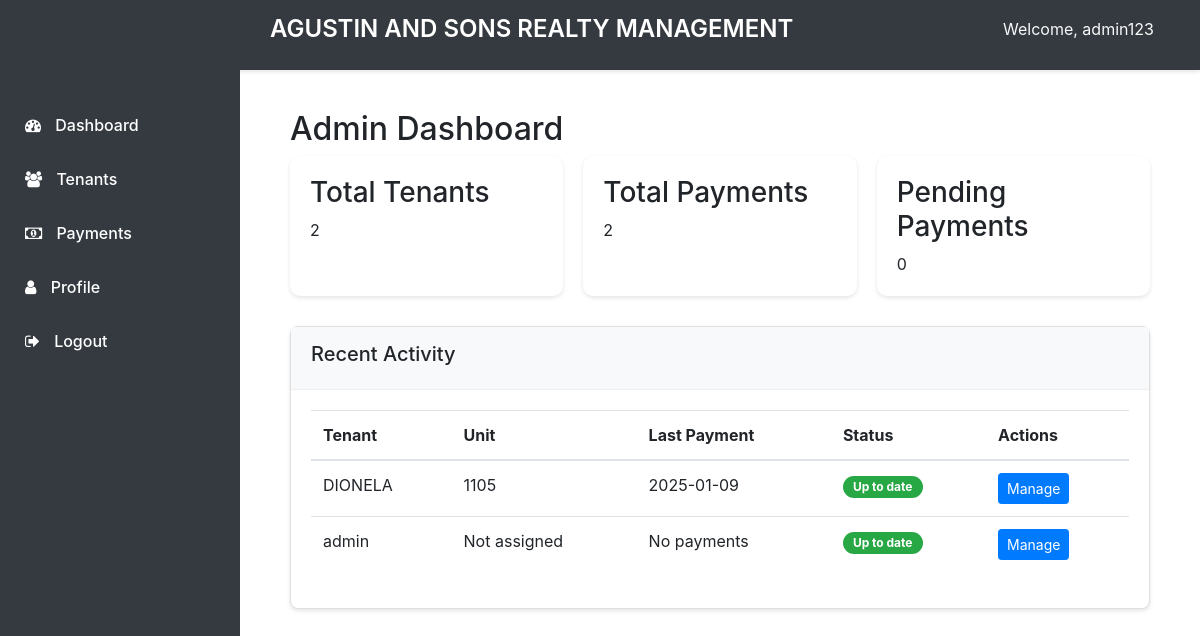
The app's page /admin/dashboard (signed in) with its own data.
### website/models.py (models this page shows, shortened)
class User(db.Model, UserMixin):
    id = db.Column(db.Integer, primary_key=True)
    email = db.Column(db.String(150), unique=True)
    password = db.Column(db.String(150))
    first_name = db.Column(db.String(150))
    phone = db.Column(db.String(20))
    profile_pic = db.Column(db.String(200))
    unit_number = db.Column(db.String(20))
    lease_start = db.Column(db.DateTime)
    date_joined = db.Column(db.DateTime, default=datetime.utcnow)
    notes = db.relationship('Note')
    payments = db.relationship('Payment', backref='user', lazy=True)
    role = db.Column(db.String(20), default='tenant')  # 'admin' or 'tenant'
    is_active = db.Column(db.Boolean, default=True)
    notifications = db.relationship('Notification', backref='user', lazy=True)
    def get_outstanding_balance(self):
        pending_payments = Payment.query.filter_by(
            user_id=self.id,
            status='pending'
        ).all()
        return sum(payment.amount for payment in pending_payments)
    def is_admin(self):
        return self.role == 'admin'

class Payment(db.Model):
    id = db.Column(db.Integer, primary_key=True)
    amount = db.Column(db.Float, nullable=False)
    date = db.Column(db.DateTime, default=datetime.utcnow)
    status = db.Column(db.String(20), default='pending')  # pending, paid, overdue
    reference = db.Column(db.String(50), unique=True)
    method = db.Column(db.String(50))  # gcash, bank_transfer, cash, credit_card
    user_id = db.Column(db.Integer, db.ForeignKey('user.id'))
    receipt_url = db.Column(db.String(200))
    notes = db.Column(db.String(500))

### website/views.py (the view)
@views.route('/admin/dashboard')
@login_required
@admin_required
def admin_dashboard():
    users = User.query.filter_by(role='tenant').all()
    total_payments = Payment.query.count()
    pending_payments = Payment.query.filter_by(status='pending').count()
    return render_template(
        'admin/dashboard.html',
        user=current_user,
        tenants=users,
        total_payments=total_payments,
        pending_payments=pending_payments
    )

### website/auth.py (called while the page is built)
def admin_required(f):
    @wraps(f)
    def decorated_function(*args, **kwargs):
        if not current_user.is_authenticated or not current_user.is_admin():
            flash('Access denied. Admin privileges required.', category='error')
            return redirect(url_for('views.home'))
        return f(*args, **kwargs)
    return decorated_function

### website/templates/admin/dashboard.html (shortened to what this page needs)
{% extends "base.html" %}
{% block content %}
<div class="admin-container">
    <h2>Admin Dashboard</h2>
    <div class="stats-grid">
        <div class="stat-card">
            <h3>Total Tenants</h3>
            <div class="value">{{ tenants|length }}</div>
        </div>
        <div class="stat-card">
            <h3>Total Payments</h3>
            <div class="value">{{ total_payments }}</div>
        </div>
        <div class="stat-card">
            <h3>Pending Payments</h3>
            <div class="value">{{ pending_payments }}</div>
        </div>
    </div>
    <div class="card">
        <div class="card-header">
            <h5>Recent Activity</h5>
        </div>
        <div class="card-body">
            <table class="table">
                <thead>
                    <tr>
                        <th>Tenant</th>
                        <th>Unit</th>
                        <th>Last Payment</th>
                        <th>Status</th>
                        <th>Actions</th>
                    </tr>
                </thead>
                <tbody>
                    {% for tenant in tenants %}
                    <tr>
                        <td>{{ tenant.first_name }}</td>
                        <td>{{ tenant.unit_number or 'Not assigned' }}</td>
                        <td>
                            {% set last_payment = tenant.payments|sort(attribute='date')|last %}
                            {% if last_payment %}
                                {{ last_payment.date.strftime('%Y-%m-%d') }}
                            {% else %}
                                No payments
                            {% endif %}
                        </td>
                        <td>
                            {% if tenant.get_outstanding_balance() > 0 %}
                                <span class="badge badge-warning">Payment Due</span>
                            {% else %}
                                <span class="badge badge-success">Up to date</span>
                            {% endif %}
                        </td>
                        <td>
                            <a href="{{ url_for('views.manage_tenant', tenant_id=tenant.id) }}"
                               class="btn btn-sm btn-primary">Manage</a>
                        </td>
                    </tr>
                    {% endfor %}
                </tbody>
            </table>
        </div>
    </div>
</div>
{% endblock %}

### website/templates/base.html (shortened to what this page needs)
<!DOCTYPE html>
<html>
  <head>
    <link
      rel="stylesheet"
      href="https://stackpath.bootstrapcdn.com/bootstrap/4.4.1/css/bootstrap.min.css"
    />
    <link
      rel="stylesheet"
      href="https://stackpath.bootstrapcdn.com/font-awesome/4.7.0/css/font-awesome.min.css"
    />
  </head>
  <body>
    <header class="main-header">
        <div class="header-content">
            <h1>AGUSTIN AND SONS REALTY MANAGEMENT</h1>
            <div class="user-nav">
                {% if user.is_authenticated %}
                    <span class="text-light mr-3">Welcome, {{ user.first_name }}</span>
                {% endif %}
            </div>
        </div>
    </header>
    {% if user.is_authenticated %}
    <nav class="sidebar">
        <div class="sidebar-sticky">
            <ul class="nav flex-column">
                {% if user.is_admin() %}
                    <li class="nav-item">
                        <a class="nav-link" href="{{ url_for('views.admin_dashboard') }}">
                            <i class="fa fa-dashboard"></i> Dashboard
                        </a>
                    </li>
                    <li class="nav-item">
                        <a class="nav-link" href="{{ url_for('views.manage_tenants') }}">
                            <i class="fa fa-users"></i> Tenants
                        </a>
                    </li>
                    <li class="nav-item">
                        <a class="nav-link" href="{{ url_for('views.manage_payments') }}">
                            <i class="fa fa-money"></i> Payments
                        </a>
                    </li>
                {% endif %}
                <li class="nav-item">
                    <a class="nav-link" href="{{ url_for('views.profile') }}">
                        <i class="fa fa-user"></i> Profile
                    </a>
                </li>
                <li class="nav-item">
                    <a class="nav-link" href="{{ url_for('auth.logout') }}">
                        <i class="fa fa-sign-out"></i> Logout
                    </a>
                </li>
            </ul>
        </div>
    </nav>
    {% endif %}
    <main class="main-content">
        {% block content %}{% endblock %}
    </main>
  </body>
</html>

### website/templates/base.html (style rules this page uses)
.sidebar { position: fixed; top: 0; bottom: 0; left: 0; z-index: 100; padding: 90px 0 0; width: 240px; background: #343a40; }
.sidebar-sticky { position: relative; top: 0; height: calc(100vh - 90px); padding-top: .5rem; overflow-x: hidden; overflow-y: auto; }
.sidebar .nav-link { color: #fff; padding: 15px 25px; font-weight: 500; }
.sidebar .nav-link i { margin-right: 10px; }
.main-content { margin-left: 240px; padding: 90px 30px 30px; }
.main-header { position: fixed; top: 0; right: 0; left: 0; z-index: 99; background: #343a40; padding: 15px 30px; height: 70px; box-shadow: 0 2px 4px rgba(0,0,0,0.1); }
.main-header h1 { color: white; margin: 0; font-size: 24px; font-weight: 600; }
.header-content { display: flex; justify-content: space-between; align-items: center; margin-left: 240px; }
.user-nav { display: flex; align-items: center; }
.card { box-shadow: 0 2px 4px rgba(0,0,0,0.1); border-radius: 8px; margin-bottom: 20px; }
.card-header { background: #f8f9fa; border-bottom: 1px solid #eee; padding: 15px 20px; }
.badge { padding: 5px 10px; border-radius: 15px; }

### website/templates/admin/dashboard.html (style rules this page uses)
.admin-container { padding: 20px; }
.stats-grid { display: grid; grid-template-columns: repeat(auto-fit, minmax(250px, 1fr)); gap: 20px; margin-bottom: 30px; }
.stat-card { background: white; padding: 20px; border-radius: 10px; box-shadow: 0 2px 4px rgba(0,0,0,0.1); }

### records on screen
User: first_name "admin123"
User: first_name "DIONELA", unit_number "1105", shows "Up to date"
Payment: date "2025-01-09"
User: first_name "admin", unit_number "Not assigned", shows "No payments", shows "Up to date"

### other values on screen
{{ tenants|length }} "2"
{{ total_payments }} "2"
{{ pending_payments }} "0"
